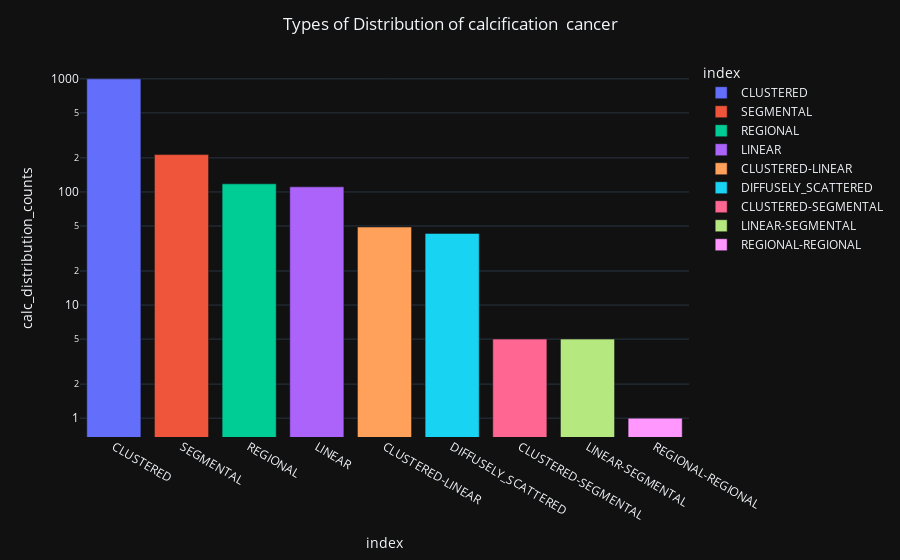

The notebook cell saved with this chart:
### Code cell
bar_4 =px.bar(data_frame=g, x = 'index', y='calc_distribution_counts', color = 'index', orientation='v')
bar_4.update_layout(title_text='Types of Distribution of calcification  cancer', title_x=0.5,yaxis=dict(type='log'))
bar_4.show()

### Figure 1 — Plotly figure (JSON) as saved in the notebook; plotly's stock layout.template omitted (floating-point values rounded to 4 significant figures)
{"data": [{"alignmentgroup": "True", "hovertemplate": "index=%{x}<br>calc_distribution_counts=%{y}<extra></extra>", "legendgroup": "CLUSTERED", "marker": {"color": "#636efa", "pattern": {"shape": ""}}, "name": "CLUSTERED", "offsetgroup": "CLUSTERED", "orientation": "v", "showlegend": true, "textposition": "auto", "x": ["CLUSTERED"], "xaxis": "x", "y": [1000], "yaxis": "y", "type": "bar"}, {"alignmentgroup": "True", "hovertemplate": "index=%{x}<br>calc_distribution_counts=%{y}<extra></extra>", "legendgroup": "SEGMENTAL", "marker": {"color": "#EF553B", "pattern": {"shape": ""}}, "name": "SEGMENTAL", "offsetgroup": "SEGMENTAL", "orientation": "v", "showlegend": true, "textposition": "auto", "x": ["SEGMENTAL"], "xaxis": "x", "y": [214], "yaxis": "y", "type": "bar"}, {"alignmentgroup": "True", "hovertemplate": "index=%{x}<br>calc_distribution_counts=%{y}<extra></extra>", "legendgroup": "REGIONAL", "marker": {"color": "#00cc96", "pattern": {"shape": ""}}, "name": "REGIONAL", "offsetgroup": "REGIONAL", "orientation": "v", "showlegend": true, "textposition": "auto", "x": ["REGIONAL"], "xaxis": "x", "y": [118], "yaxis": "y", "type": "bar"}, {"alignmentgroup": "True", "hovertemplate": "index=%{x}<br>calc_distribution_counts=%{y}<extra></extra>", "legendgroup": "LINEAR", "marker": {"color": "#ab63fa", "pattern": {"shape": ""}}, "name": "LINEAR", "offsetgroup": "LINEAR", "orientation": "v", "showlegend": true, "textposition": "auto", "x": ["LINEAR"], "xaxis": "x", "y": [111], "yaxis": "y", "type": "bar"}, {"alignmentgroup": "True", "hovertemplate": "index=%{x}<br>calc_distribution_counts=%{y}<extra></extra>", "legendgroup": "CLUSTERED-LINEAR", "marker": {"color": "#FFA15A", "pattern": {"shape": ""}}, "name": "CLUSTERED-LINEAR", "offsetgroup": "CLUSTERED-LINEAR", "orientation": "v", "showlegend": true, "textposition": "auto", "x": ["CLUSTERED-LINEAR"], "xaxis": "x", "y": [49], "yaxis": "y", "type": "bar"}, {"alignmentgroup": "True", "hovertemplate": "index=%{x}<br>calc_distribution_counts=%{y}<extra></extra>", "legendgroup": "DIFFUSELY_SCATTERED", "marker": {"color": "#19d3f3", "pattern": {"shape": ""}}, "name": "DIFFUSELY_SCATTERED", "offsetgroup": "DIFFUSELY_SCATTERED", "orientation": "v", "showlegend": true, "textposition": "auto", "x": ["DIFFUSELY_SCATTERED"], "xaxis": "x", "y": [43], "yaxis": "y", "type": "bar"}, {"alignmentgroup": "True", "hovertemplate": "index=%{x}<br>calc_distribution_counts=%{y}<extra></extra>", "legendgroup": "CLUSTERED-SEGMENTAL", "marker": {"color": "#FF6692", "pattern": {"shape": ""}}, "name": "CLUSTERED-SEGMENTAL", "offsetgroup": "CLUSTERED-SEGMENTAL", "orientation": "v", "showlegend": true, "textposition": "auto", "x": ["CLUSTERED-SEGMENTAL"], "xaxis": "x", "y": [5], "yaxis": "y", "type": "bar"}, {"alignmentgroup": "True", "hovertemplate": "index=%{x}<br>calc_distribution_counts=%{y}<extra></extra>", "legendgroup": "LINEAR-SEGMENTAL", "marker": {"color": "#B6E880", "pattern": {"shape": ""}}, "name": "LINEAR-SEGMENTAL", "offsetgroup": "LINEAR-SEGMENTAL", "orientation": "v", "showlegend": true, "textposition": "auto", "x": ["LINEAR-SEGMENTAL"], "xaxis": "x", "y": [5], "yaxis": "y", "type": "bar"}, {"alignmentgroup": "True", "hovertemplate": "index=%{x}<br>calc_distribution_counts=%{y}<extra></extra>", "legendgroup": "REGIONAL-REGIONAL", "marker": {"color": "#FF97FF", "pattern": {"shape": ""}}, "name": "REGIONAL-REGIONAL", "offsetgroup": "REGIONAL-REGIONAL", "orientation": "v", "showlegend": true, "textposition": "auto", "x": ["REGIONAL-REGIONAL"], "xaxis": "x", "y": [1], "yaxis": "y", "type": "bar"}], "layout": {"xaxis": {"anchor": "y", "domain": [0.0, 1.0], "title": {"text": "index"}, "categoryorder": "array", "categoryarray": ["CLUSTERED", "SEGMENTAL", "REGIONAL", "LINEAR", "CLUSTERED-LINEAR", "DIFFUSELY_SCATTERED", "CLUSTERED-SEGMENTAL", "LINEAR-SEGMENTAL", "REGIONAL-REGIONAL"]}, "yaxis": {"anchor": "x", "domain": [0.0, 1.0], "title": {"text": "calc_distribution_counts"}, "type": "log"}, "legend": {"title": {"text": "index"}, "tracegroupgap": 0}, "margin": {"t": 60}, "barmode": "relative", "title": {"text": "Types of Distribution of calcification  cancer", "x": 0.5}}}
